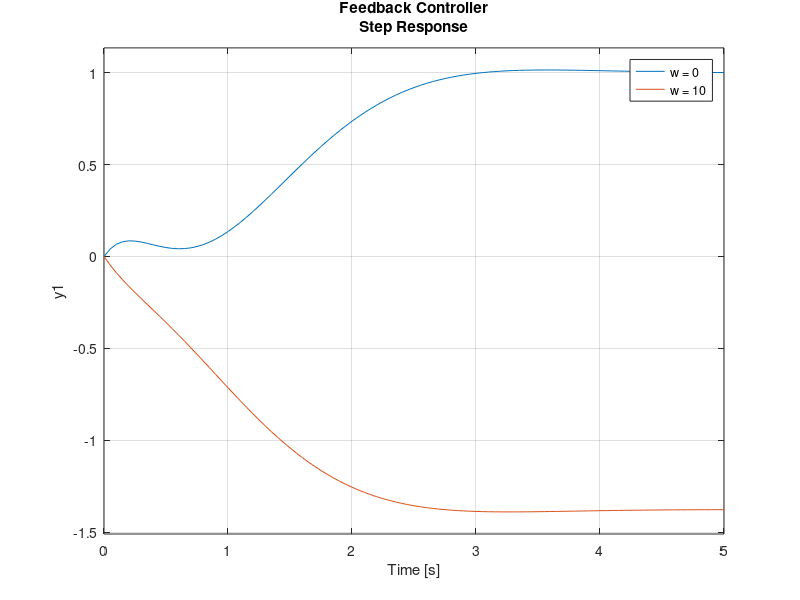
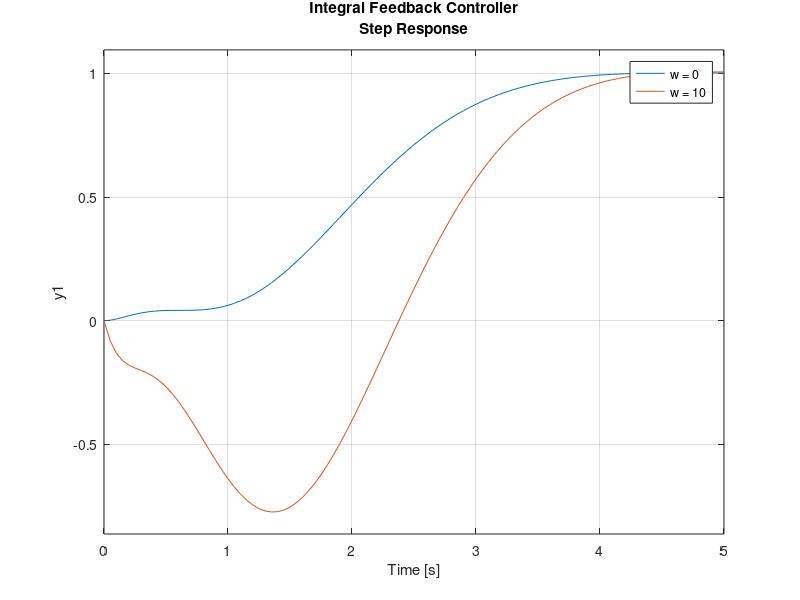

Reproduce these figures in MATLAB, in order.
%% Linear Control Systems Homework 5
% * Problem 2
% * Arthor: Xinyi Cai

%% Housekeeping
clc; 
clear all; 

%% Given Values
A = [-0.2 -5 10; -0.1 -1 0; 0 1 0]; 
B = [10 8 0]'; Bw = [-0.2 -0.1 0]';
C = [1 0 0]; 
D = 0; 
w = [0 10]; 
vd = 1; 

%% Part a
[V_mtx, D_mtx] = eig(A)

%% state feedback controller
poles = [-2; sqrt(2)*(-1+j); sqrt(2)*(-1-j)];
K = acker(A, B, poles);
r = -inv(C*inv(A-B*K)*B)*vd; 
sys1 = ss(A-B*K, B*r+Bw*w(1), C, D); 
sys2 = ss(A-B*K, B*r+Bw*w(2), C, D); 
figure; 
step(sys1, sys2)
legend('w = 0', 'w = 10')
title({'Feedback Controller', 'Step Response'})

%% Part b
poles = [-2; -2; sqrt(2)*(-1+1j); sqrt(2)*(-1-1j)];
Abar = [A zeros(length(A), 1); C 0]; 
Bbar = [B; 0]; 
Bwbar_1 = [Bw*w(1); -vd];
Bwbar_2 = [Bw*w(2); -vd]; 
K = acker(Abar, Bbar, poles)

%% Part c
sys1 = ss(Abar-Bbar*K, Bwbar_1, [C 0], D); 
sys2 = ss(Abar-Bbar*K, Bwbar_2, [C 0], D); 
figure;
step(sys1, sys2)
legend('w = 0', 'w = 10')
title({'Integral Feedback Controller', 'Step Response'})